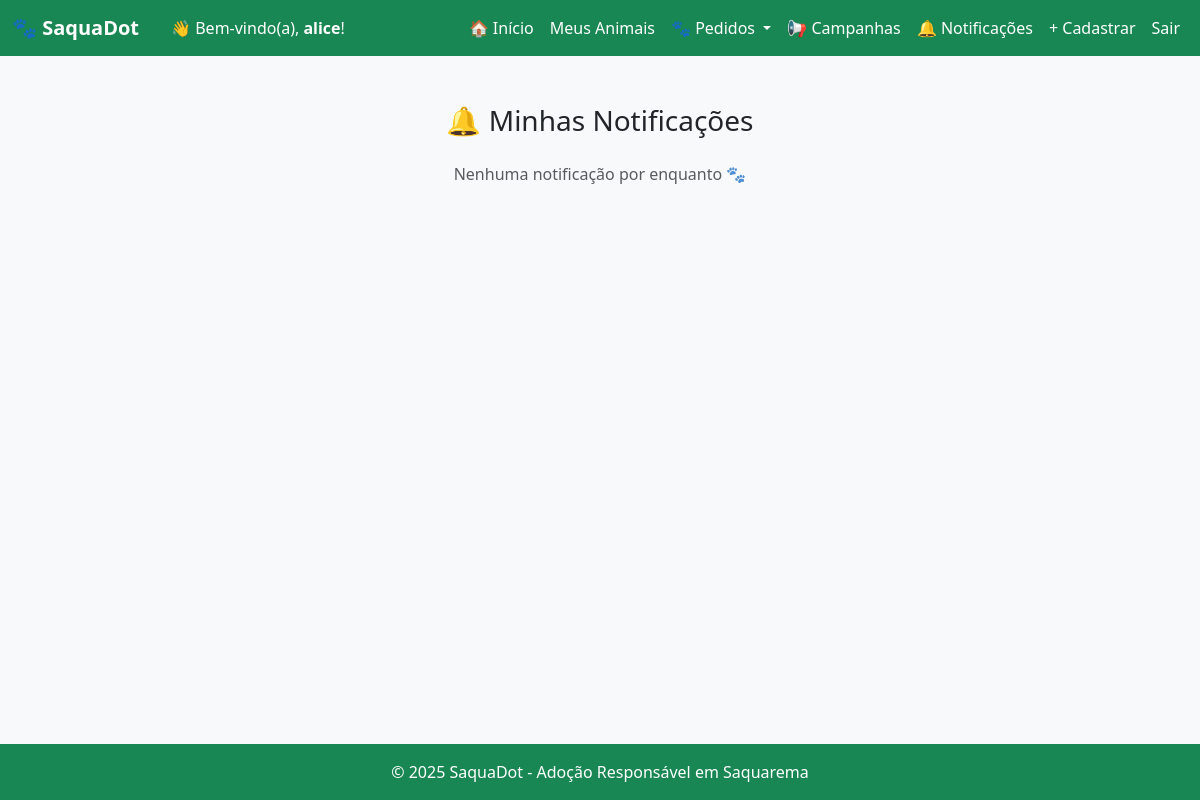
Page /notificacoes/ (signed in) on the earlier database version.
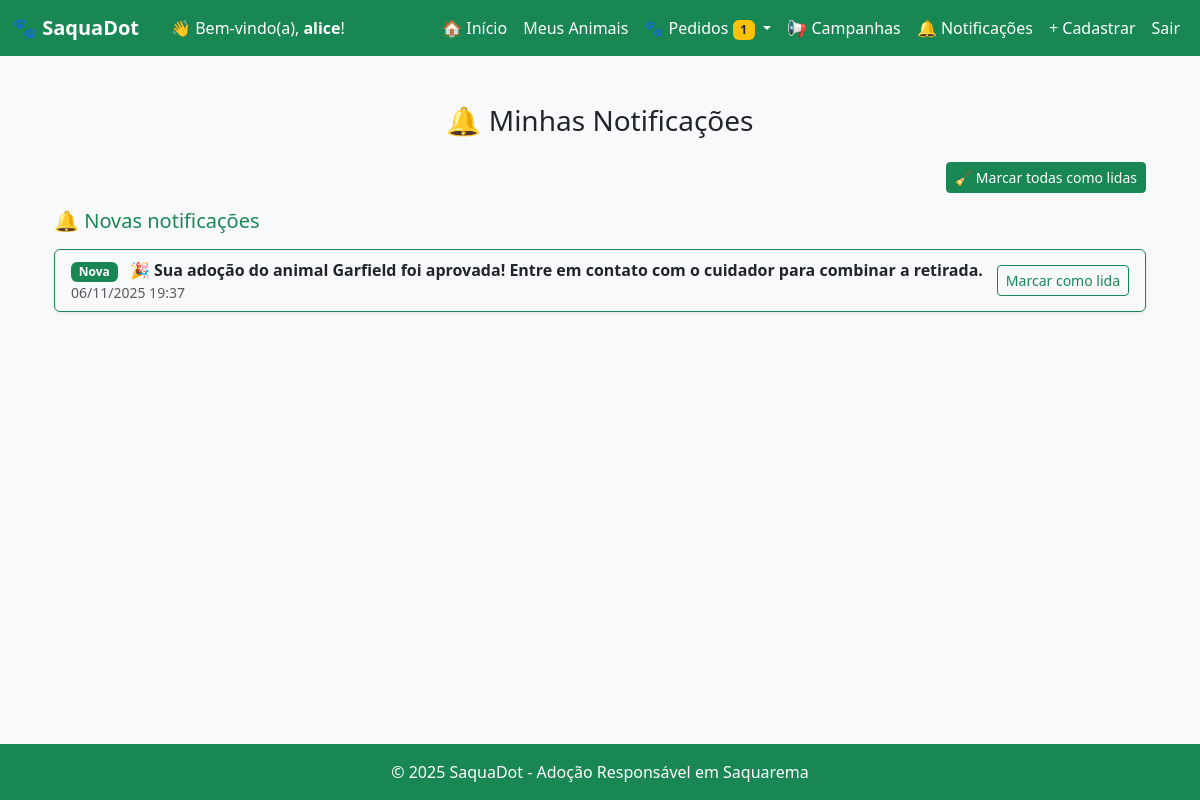
Same page on the later database version.
### core/models.py (models this page shows, shortened)
class Notificacao(models.Model):
    usuario = models.ForeignKey(User, on_delete=models.CASCADE, related_name='notificacoes')
    mensagem = models.CharField(max_length=255)
    data = models.DateTimeField(auto_now_add=True)
    lida = models.BooleanField(default=False)

### core/views.py (the view)
# urls.py: path('notificacoes/', views.notificacoes, name='notificacoes'),
@login_required
def notificacoes(request):
    notificacoes_nao_lidas = Notificacao.objects.filter(usuario=request.user, lida=False).order_by('-data')
    notificacoes_lidas = Notificacao.objects.filter(usuario=request.user, lida=True).order_by('-data')
    return render(request, 'core/notificacoes.html', {
        'notificacoes_nao_lidas': notificacoes_nao_lidas,
        'notificacoes_lidas': notificacoes_lidas,
    })

### core/context_processors.py (called while the page is built)
def contagem_pedidos(request):
    if request.user.is_authenticated:
        pendentes = Adocao.objects.filter(animal__cuidador=request.user, aprovado=False).count()
        return {'pedidos_pendentes': pendentes}
    return {}

def contagem_notificacoes(request):
    if request.user.is_authenticated:
        nao_lidas = Notificacao.objects.filter(usuario=request.user, lida=False).count()
        return {'notificacoes_nao_lidas': nao_lidas}
    return {}

### core/templates/core/notificacoes.html (shortened to what this page needs)
{% extends 'core/base.html' %}
{% block content %}
<div class="container mt-4">
  <h3 class="text-center mb-4">🔔 Minhas Notificações</h3>
  {% if notificacoes_nao_lidas or notificacoes_lidas %}
  <div class="text-end mb-3">
    {% if notificacoes_nao_lidas %}
      <a href="{% url 'marcar_todas_lidas' %}" class="btn btn-sm btn-success btn-todas-lidas">🧹 Marcar todas como lidas</a>
    {% endif %}
  </div>
  {% if notificacoes_nao_lidas %}
    <h5 class="text-success mb-3">🔔 Novas notificações</h5>
    <div class="list-group shadow-sm mb-4">
      {% for n in notificacoes_nao_lidas %}
        <div class="list-group-item d-flex justify-content-between align-items-center bg-light border-success">
          <div>
            <span class="badge bg-success me-2">Nova</span>
            <strong>{{ n.mensagem }}</strong>
            <div class="text-muted small">{{ n.data|date:"d/m/Y H:i" }}</div>
          </div>
          <a href="{% url 'marcar_lida' n.id %}" class="btn btn-sm btn-outline-success btn-marcar-lida">Marcar como lida</a>
        </div>
      {% endfor %}
    </div>
  {% endif %}
  {% else %}
    <p class="text-center text-muted">Nenhuma notificação por enquanto 🐾</p>
  {% endif %}
</div>
{% endblock %}

### core/templates/core/base.html (shortened to what this page needs)
<!DOCTYPE html>
<html lang="pt-br">
<head>
  <link href="https://cdn.jsdelivr.net/npm/bootstrap@5.3.0/dist/css/bootstrap.min.css" rel="stylesheet">
</head>
<body>
  <nav class="navbar navbar-expand-lg" style="background-color: #198754;">
    <div class="container-fluid">
      <a class="navbar-brand text-white fw-bold" href="/">🐾 SaquaDot</a>
      {% if user.is_authenticated %}
        <span class="navbar-text text-white ms-3">
          👋 Bem-vindo(a), <strong>{{ user.first_name|default:user.username }}</strong>!
        </span>
      {% endif %}
      <div class="collapse navbar-collapse justify-content-end" id="navbarNav">
        <ul class="navbar-nav">
          {% if user.is_authenticated %}
            <li class="nav-item"><a class="nav-link text-white" href="/">🏠 Início</a></li>
            <li class="nav-item"><a class="nav-link text-white" href="/meus-animais/">Meus Animais</a></li>
            <li class="nav-item dropdown">
              <a class="nav-link dropdown-toggle text-white" href="#" id="navbarDropdown" role="button" data-bs-toggle="dropdown">
                🐾 Pedidos
                {% if pedidos_pendentes > 0 %}
                  <span class="badge bg-warning text-dark">{{ pedidos_pendentes }}</span>
                {% endif %}
              </a>
            </li>
            <li class="nav-item"><a class="nav-link text-white" href="/campanhas/">📢 Campanhas</a></li>
            <li class="nav-item">
              <a class="nav-link text-white position-relative" href="/notificacoes/">
                🔔 Notificações
              </a>
            </li>
            <li class="nav-item"><a class="nav-link text-white" href="/animal/cadastrar/">+ Cadastrar</a></li>
            <li class="nav-item"><a class="nav-link text-white" href="/logout/">Sair</a></li>
          {% else %}
            <li class="nav-item"><a class="nav-link text-white" href="/login/">Entrar</a></li>
            <li class="nav-item"><a class="nav-link text-white" href="/register/">Cadastrar</a></li>
          {% endif %}
        </ul>
      </div>
    </div>
  </nav>
  <div class="toast-container position-fixed bottom-0 end-0 p-3" style="z-index: 1100;">
  </div>
  <div class="container mt-4">
    {% block content %}{% endblock %}
  </div>
  <footer class="bg-success text-white text-center py-3 mt-auto">
    © 2025 SaquaDot - Adoção Responsável em Saquarema
  </footer>
</body>
</html>

Differences in the rows shown:
added Notificacao: mensagem "🎉 Sua adoção do animal Garfield foi aprovada! Entre em contato com o cuidador para combinar a retirada.", data "06/11/2025 19:37"
Other differences:
{{ pedidos_pendentes }}: (not shown) → "1"
text no longer shown: "Nenhuma notificação por enquanto 🐾"
text now shown: "🧹 Marcar todas como lidas 🔔 Novas notificações"
